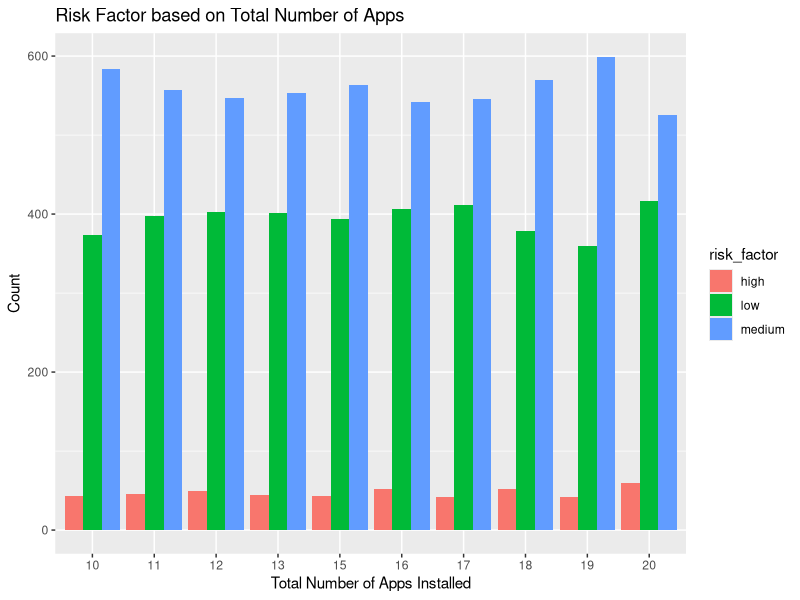

Recreate this plot in R. (Note: this script raises an error after producing the figure.)
## ---- chunk 1
library(ggplot2)
dataset <- read.csv('system_logs_sample.csv')
## ---- chunk 2
plot <- ggplot(dataset, aes(factor(total_apps)))
plot + geom_bar(aes(fill = risk_factor), position = 'dodge') + ggtitle('Risk Factor based on Total Number of Apps') + xlab('Total Number of Apps Installed') + ylab('Count')
## ---- chunk 3
knitr::include_graphics("visualizations/total_apps_mal_stat.png")
## ---- chunk 4
knitr::include_graphics("visualizations/feature_ranking.png")
## ---- chunk 5
plot <- ggplot(dataset, aes(factor(firewall_stat)))
plot + geom_bar(aes(fill = risk_factor), position = 'dodge') + ggtitle('Risk Factor based on Firewall Status') + xlab('Firewall Status') + ylab('Count')
## ---- chunk 6
plot <- ggplot(dataset, aes(factor(malicious_stat)))
plot + geom_bar(aes(fill = risk_factor), position = 'dodge') + ggtitle('Risk Factor based on Malicious Events') + xlab('Malicious Event Status') + ylab('Count')
## ---- chunk 7
plot <- ggplot(dataset, aes(factor(malicious_website_visits)))
plot + geom_bar(aes(fill = risk_factor), position = 'dodge') + ggtitle('Risk Factor based on Malicious Website Visits') + xlab('Malicious Website Visit Status') + ylab('Count')
## ---- chunk 8
knitr::include_graphics("visualizations/association_plot.jpeg")
